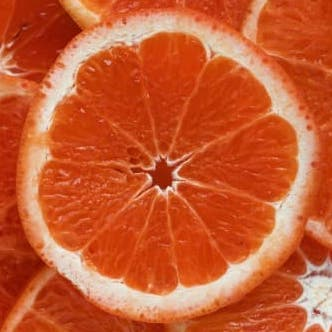
#> input picture TP1/Exercice2/test.jpg, 332 x 332 px, given in place of the camera
$ python exercice5.py
#> lines starting #> are read from the running program, lines starting #| are printed output that depends on the picture

import cv2 as cv
import numpy as np
from matplotlib import pyplot as plt

cap = cv.VideoCapture(0, cv.CAP_DSHOW)
if not cap.isOpened():
    print("Cannot open camera")
    exit()

fig, (ax1, ax2) = plt.subplots(2)
fig.suptitle('Real-time histograms')
ax1.set_title('Gray histogram')
ax2.set_title('RGB histogram')

while True:
    ret, frame = cap.read()
#> frame is the input picture: shape (332, 332, 3); mean B, G, R 49.1, 91.1, 200
    if not ret:
        print("Can't receive frame (stream end?). Exiting ...")
        break
    gray = cv.cvtColor(frame, cv.COLOR_BGR2GRAY)
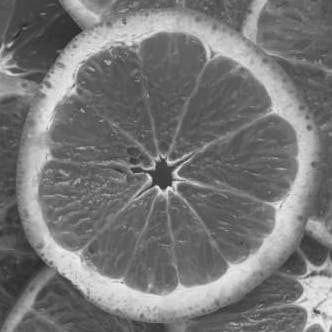
#> gray: shape (332, 332); min 37, max 240, mean 118.9
    hsv = cv.cvtColor(frame, cv.COLOR_BGR2HSV)
#> hsv: shape (332, 332, 3); mean H, S, V 9, 197, 200

    gray_3channels = np.stack((gray,)*3, axis=-1)
    concatenate = np.concatenate((frame, gray_3channels), axis=0)
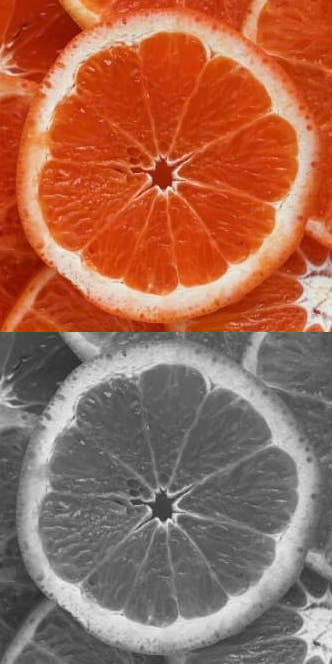
#> concatenate: shape (664, 332, 3); mean B, G, R 84, 105, 159.4

    h,s,v = cv.split(hsv)
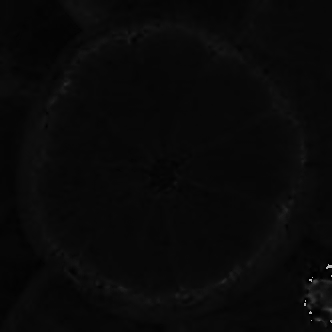
#> h: shape (332, 332); min 0, max 179, mean 9
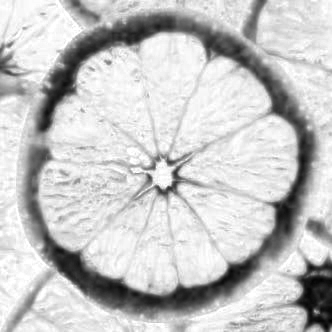
#> s: shape (332, 332); min 2, max 255, mean 197
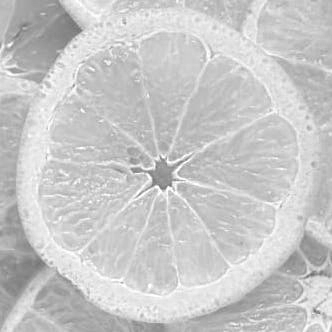
#> v: shape (332, 332); min 106, max 255, mean 200
    equalized_v = cv.equalizeHist(v)
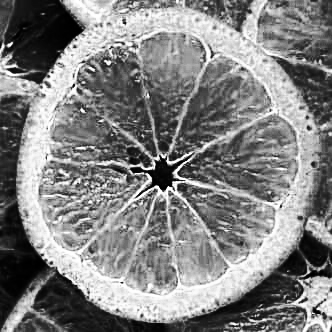
#> equalized_v: shape (332, 332); min 0, max 255, mean 129.2
    v_hsv = cv.merge((h,s,equalized_v))
#> v_hsv: shape (332, 332, 3); mean H, S, V 9, 197, 129.2
    concatenate_hsv = np.concatenate((hsv,v_hsv),axis=1)
#> concatenate_hsv: shape (332, 664, 3); mean H, S, V 9, 197, 164.6

    plt.subplot(211),plt.title('Gray histogram'),plt.hist(gray.ravel(),256,[0,256],color="gray")
    color = ('b','g','r')
    for i,col in enumerate(color):
        histr = cv.calcHist([frame],[i],None,[256],[0,256])
        plt.subplot(212),plt.plot(histr,color = col)
    plt.subplot(212),plt.title('RGB histogram')

    plt.show(block=False)
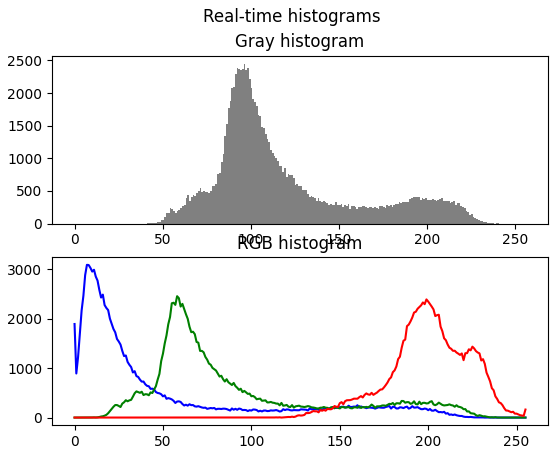
#> figure drawn by matplotlib, 2 panels; panel 1: tallest bar 2451 high, from x = 96 to 97; panel 2: curve peaks at x = 7, y = 3087; panel 2: curve peaks at x = 58, y = 2453; panel 2: curve peaks at x = 199, y = 2388
    cv.imshow('RGB & Gray',concatenate)
    cv.imshow('Before & After Equalization',concatenate_hsv)

    plt.pause(0.1)
    plt.clf()

    if cv.waitKey(1) & 0xFF == ord('q'):
#> (key q is pressed here)
        break

cap.release()
cv.destroyAllWindows()
